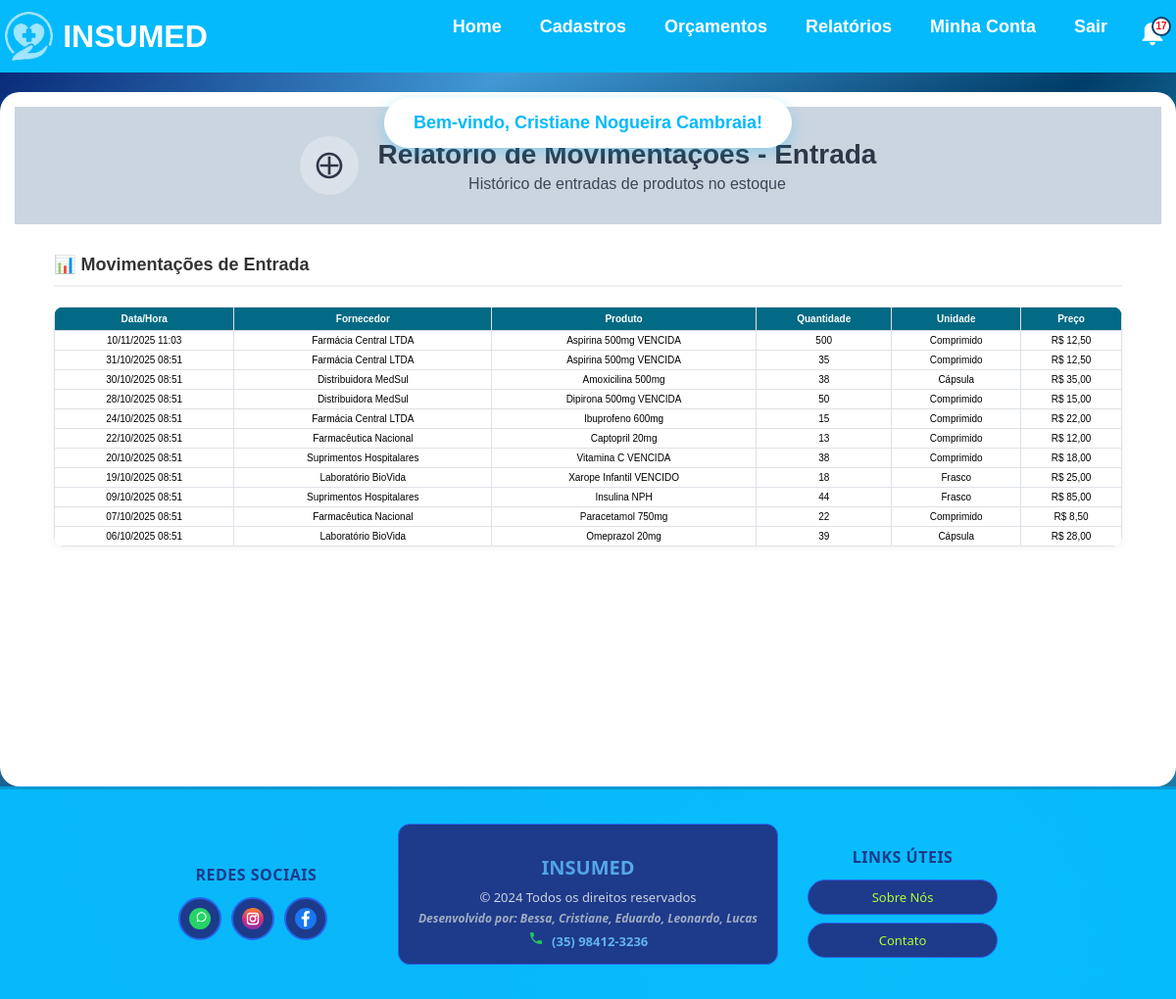
Before: /relatorio-movimentacao-entrada/ (signed in) with the older database file.
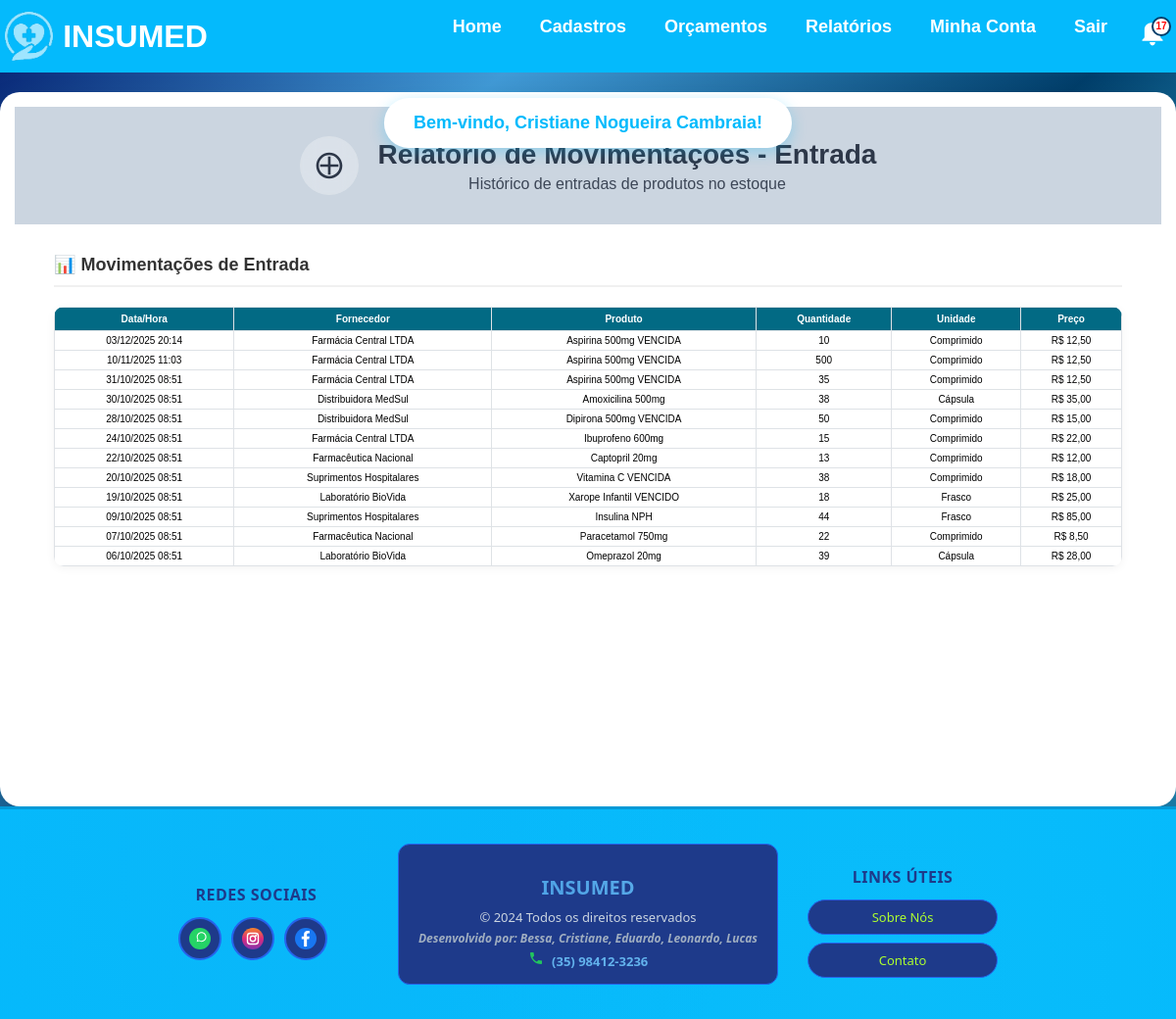
After: the same page with the newer database file.
### app/models.py (models this page shows, shortened)
class MovimentacaoEstoque(models.Model):
    TIPO_CHOICES = [
        ('ENTRADA', 'Entrada'),
        ('SAIDA', 'Saída'),
    ]
    produto = models.ForeignKey(Produto, on_delete=models.CASCADE)
    tipo = models.CharField(max_length=10, choices=TIPO_CHOICES)
    quantidade = models.IntegerField()
    data_hora = models.DateTimeField(default=timezone.now)
    usuario = models.ForeignKey(Usuario, on_delete=models.SET_NULL, null=True, blank=True)
    class Meta:
        ordering = ['-data_hora']

class Produto(models.Model):
    UNIDADE_CHOICES = [
        ('Unidades', 'Unidades'),
        ('Caixa', 'Caixa'),
    ]
    nome = models.CharField(max_length=100)
    codigo_barras = models.CharField(max_length=50, blank=True, null=True, unique=True)
    preco = models.DecimalField(max_digits=10, decimal_places=2)
    preco_compra = models.DecimalField(max_digits=10, decimal_places=2, blank=True, null=True)
    descricao = models.TextField(blank=True, null=True)
    fornecedor = models.ForeignKey(Fornecedor, on_delete=models.CASCADE, related_name="produtos", null=True, blank=True)
    data_hora = models.DateTimeField(default=timezone.now)
    unidade = models.CharField(max_length=50, choices=UNIDADE_CHOICES, default="Unidades")
    quantidade = models.IntegerField()
    validade = models.DateField(blank=True, null=True)
    observacao = models.TextField(blank=True, null=True)

class Fornecedor(models.Model):
    nome = models.CharField(max_length=200, unique=True)
    cnpj = models.CharField(max_length=20, unique=True)  # Usar CharField pois pode conter caracteres especiais
    endereco = models.CharField(max_length=200)
    bairro = models.CharField(max_length=200)
    complemento = models.CharField(max_length=200, blank=True, null=True)  # Pode ser opcional
    data_nascimento = models.DateField()
    cidade = models.CharField(max_length=200)
    uf = models.CharField(max_length=2)
    cep = models.CharField(max_length=10)  # Também CharField por conta do formato
    email = models.EmailField(max_length=200)  # Melhor usar EmailField para validação
    telefone = models.CharField(max_length=20)
    ativo = models.BooleanField(default=True)

### app/views.py (the view)
# urls.py: path('relatorio-movimentacao-entrada/', views.relatorio_movimentacao_entrada, name='relatorio_movimentacao_entrada'),
@login_required_custom
def relatorio_movimentacao_entrada(request):
    movimentacoes = MovimentacaoEstoque.objects.filter(tipo='ENTRADA').select_related('produto', 'produto__fornecedor').order_by('-data_hora')
    return render(request, 'relatorio_movimentacao_entrada.html', {'movimentacoes': movimentacoes})

### app/context_processors.py (called while the page is built)
def usuario_logado(request):
    try:
        from .models import Usuario
        context = {
            'admin_logado': 'admin_logado' in request.session,
            'notificacoes_count': 0
        }
        if 'usuario_logado' in request.session:
            try:
                usuario = Usuario.objects.get(id=request.session['usuario_logado'])
                context['usuario_logado'] = usuario
            except Usuario.DoesNotExist:
                context['usuario_logado'] = None
        else:
            context['usuario_logado'] = None
        return context
    except Exception:
        return {
            'usuario_logado': None,
            'admin_logado': False,
            'notificacoes_count': 0
        }

### app/templates/relatorio_movimentacao_entrada.html (shortened to what this page needs)
{% extends "base.html" %}
{% block content %}
<div class="movimentacao-container">
    <div class="header-section">
        <div class="icon-title">
            <div class="icon-circle">
                <svg width="32" height="32" viewBox="0 0 24 24" fill="none">
                    <path d="M19 13H13V19H11V13H5V11H11V5H13V11H19V13Z" fill="#2d3748"/>
                    <path d="M12 2C6.48 2 2 6.48 2 12S6.48 22 12 22 22 17.52 22 12 17.52 2 12 2ZM12 20C7.59 20 4 16.41 4 12S7.59 4 12 4 20 7.59 20 12 16.41 20 12 20Z" fill="#2d3748"/>
                </svg>
            </div>
            <div>
                <h1>Relatório de Movimentações - Entrada</h1>
                <p>Histórico de entradas de produtos no estoque</p>
            </div>
        </div>
    </div>
    <div class="data-section">
        <div class="section-header">
            <h3>📊 Movimentações de Entrada</h3>
        </div>
        <div class="table-responsive">
            <table class="modern-table">
        <thead>
            <tr>
                <th>Data/Hora</th>
                <th>Fornecedor</th>
                <th>Produto</th>
                <th>Quantidade</th>
                <th>Unidade</th>
                <th>Preço</th>
            </tr>
        </thead>
        <tbody>
            {% for mov in movimentacoes %}
            <tr>
                <td>{{ mov.data_hora|date:"d/m/Y H:i" }}</td>
                <td>{{ mov.produto.fornecedor.nome }}</td>
                <td>{{ mov.produto.nome }}</td>
                <td>{{ mov.quantidade }}</td>
                <td>{{ mov.produto.unidade }}</td>
                <td>R$ {{ mov.produto.preco }}</td>
            </tr>
            {% empty %}
            <tr><td colspan="6">Nenhuma movimentação de entrada registrada</td></tr>
            {% endfor %}
            </tbody>
            </table>
        </div>
    </div>
    <div style="height: 200px;"></div>
</div>
{% endblock %}

Changed rows visible on the page:
added MovimentacaoEstoque: data_hora "03/12/2025 20:14", produto.fornecedor.nome "Farmácia Central LTDA", produto.nome "Aspirina 500mg VENCIDA", quantidade "10", produto.unidade "Comprimido", produto.preco "12,50"
